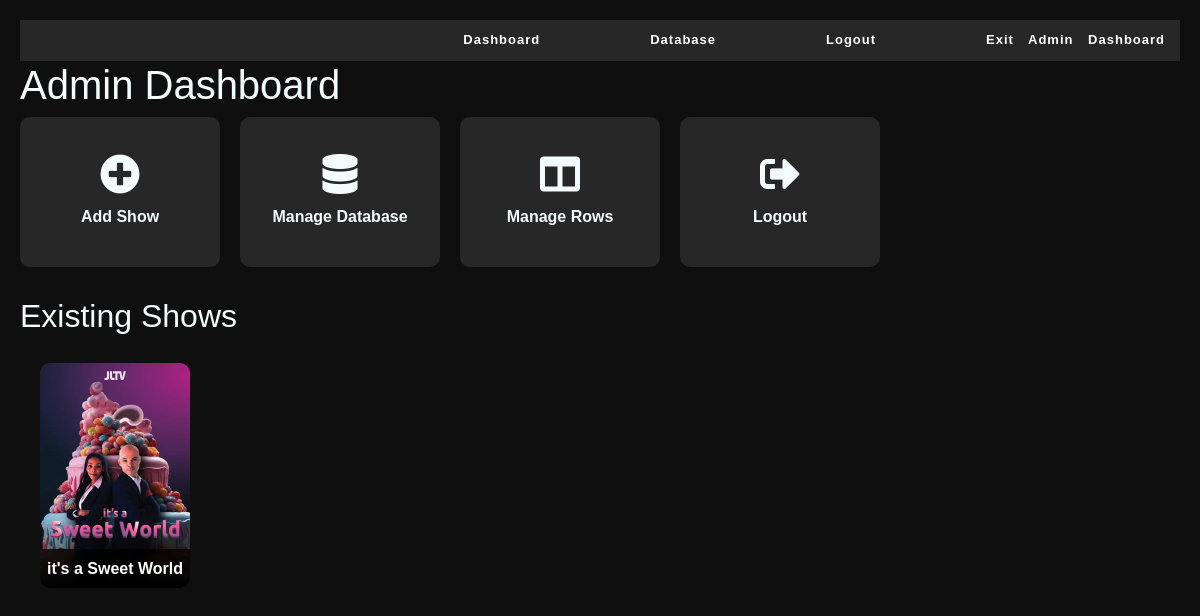
The app's page /admin/dashboard (signed in) with its own data.
### app/models.py (models this page shows)
class Show(db.Model):
    id = db.Column(db.String(36), primary_key=True)
    name = db.Column(db.String(100), nullable=False)
    description = db.Column(db.Text)
    poster_url = db.Column(db.String(200), nullable=False)
    logo_url = db.Column(db.String(200))
    banner_poster_url = db.Column(db.String(200))
    air_time = db.Column(db.String(50))
    seasons = db.relationship('Season', backref='show', lazy=True)
    theme_color = db.Column(db.String(7))
    card_image_url = db.Column(db.String(200))

### app/routes/admin.py (the view)
@bp.route('/admin/dashboard')
@login_required
def admin_dashboard():
    shows = Show.query.all()
    return render_template('admin_dashboard.html', shows=shows)

### app/__init__.py (called while the page is built)
def create_app():
    app = Flask(__name__)
    app.config['UPLOAD_FOLDER'] = os.path.join(app.root_path, 'static', 'uploads')
    app.config.from_object(Config)
    app.jinja_env.filters['time_to_12hour'] = time_to_12hour
    app.jinja_env.filters['format_air_time'] = format_air_time
    db.init_app(app)
    login_manager = LoginManager(app)
    login_manager.login_view = 'auth.login'
    @login_manager.user_loader
    def load_user(user_id):
        return User.query.get(int(user_id))
    from app.routes import main, admin, auth
    app.register_blueprint(main.bp)
    app.register_blueprint(admin.bp)
    app.register_blueprint(auth.bp)
    return app

### app/templates/admin_dashboard.html
{% extends "base.html" %}
{% block content %}
    <h1>Admin Dashboard</h1>
    <div class="admin-actions">
        <a href="{{ url_for('admin.add_show') }}" class="admin-action-card">
            <i class="fas fa-plus-circle"></i>
            <span>Add Show</span>
        </a>
        <a href="{{ url_for('admin.admin_database') }}" class="admin-action-card">
            <i class="fas fa-database"></i>
            <span>Manage Database</span>
        </a>
        <a href="{{ url_for('admin.manage_custom_rows') }}" class="admin-action-card">
            <i class="fas fa-columns"></i>
            <span>Manage Rows</span>
        </a>
        <a href="{{ url_for('auth.logout') }}" class="admin-action-card">
            <i class="fas fa-sign-out-alt"></i>
            <span>Logout</span>
        </a>
    </div>
    <h2>Existing Shows</h2>
    <div class="admin-shows-container">
        {% for show in shows %}
        <a href="{{ url_for('admin.manage_show', show_id=show.id) }}" class="admin-show-item">
            <div class="image-wrapper">
                <img src="{{ show.poster_url }}" alt="{{ show.name }}">
            </div>
            <div class="show-title-wrapper">
                <h3 class="show-title">{{ show.name }}</h3>
            </div>
        </a>
        {% endfor %}
    </div>
{% endblock %}

### app/static/css/style.css (style rules this page uses)
body { font-family: 'Aileron', sans-serif !important; line-height: 1.6 !important; margin: 0 !important; padding: 20px !important; background-color: #0f0f0f !important; }
h1, h2, h3, h4 { font-weight: 900; color: #f3fbfd !important; font-size: 1.8rem; }
.show-title-wrapper { position: absolute; bottom: 0; width: 100%; backdrop-filter: blur(5px); -webkit-backdrop-filter: blur(5px); background-color: rgba(32, 32, 32, 0.6); }
.show-title { padding: 10px 5px !important; margin: 0 !important; font-size: 1rem !important; color: white !important; text-align: center !important; font-weight: bold !important; }
a { color: #007bff; text-decoration: none; }
.admin-actions { display: flex !important; flex-wrap: wrap !important; gap: 20px !important; margin-bottom: 30px !important; }
.admin-action-card { background-color: rgba(255, 255, 255, 0.1) !important; border-radius: 10px !important; padding: 20px !important; width: 200px !important; height: 150px !important; display: flex !important; flex-direction: column !important; align-items: center !important; justify-content: center !important; text-align: center !important; transition: transform 0.3s, background-color 0.3s !important; color: #f3fbfd !important; text-decoration: none !important; }
.admin-action-card i { font-size: 2.5rem; margin-bottom: 10px; }
.admin-action-card span { font-size: 1rem; font-weight: bold; }
.admin-shows-container { display: flex; overflow-x: auto; gap: 20px; padding: 20px; }
.admin-show-item { flex: 0 0 auto; width: 150px; height: 225px; background-color: rgba(255, 255, 255, 0.1); border-radius: 10px; overflow: hidden; transition: transform 0.3s, background-color 0.3s; text-decoration: none; position: relative; }
.admin-show-item .image-wrapper { width: 100%; height: 100%; position: relative; overflow: hidden; }
.admin-show-item img { width: 100%; height: 100%; object-fit: cover; }
.admin-show-item .show-title-wrapper { position: absolute; bottom: 0; left: 0; right: 0; background-color: rgba(0, 0, 0, 0.7); }
.admin-show-item .show-title { font-size: 0.9rem; margin: 0; text-align: center; color: #f3fbfd; }
body { padding-top: 70px; }
:root { --glow-color: var(--theme-color, rgba(255, 255, 255, 0.5)); }

### records on screen
Show: poster_url (picture), name "it's a Sweet World"
